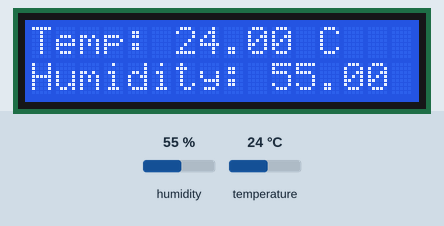
Recording of a sketch running on a simulated Arduino Uno, built with avr-gcc and run on an emulated ATmega328P. Shown: 16×2 character LCD. The test bench sets the inputs (shaded band); at power-on: humidity 55 %, temperature 24 °C. What the sketch prints to the serial monitor is not drawn.

Above: at 1.2 s.
1.3 s: humidity set to 22 %
At 3.3 s:
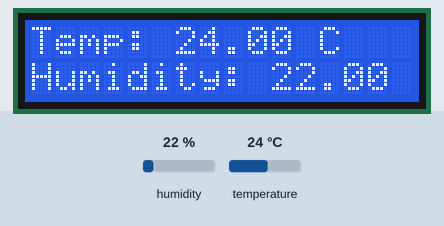
4.1 s: temperature set to 12 °C
At 4.6 s:
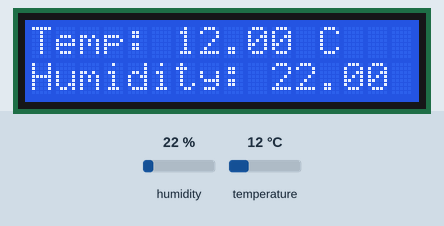
6.9 s: humidity set to 40 %
At 9.4 s:
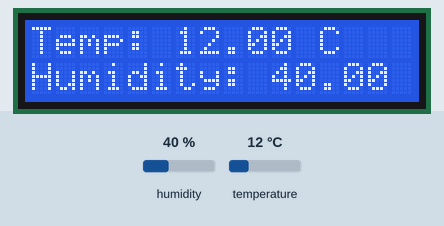
9.8 s: temperature set to 19 °C
At 11.8 s:
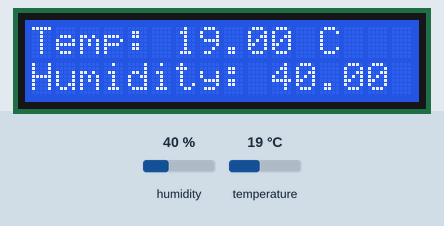
Timing chart, 0 to 13.3 s (numbered marks = the images above; inputs shaded):
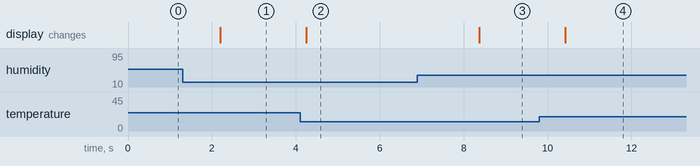

The sketch:

MembacaSensorDanSuhuMenggunakanLCD.ino
```cpp
#include <Wire.h>
#include <LiquidCrystal_I2C.h>
#include <DHT.h>

#define DHTPIN 2       // Pin data DHT11/DHT22
#define DHTTYPE DHT11  // Ganti dengan DHT22 jika menggunakan DHT22

DHT dht(DHTPIN, DHTTYPE);
LiquidCrystal_I2C lcd(0x27, 16, 2);  // Alamat I2C biasanya 0x27 atau 0x3F

void setup() {
  Serial.begin(9600);
  dht.begin();

  // Inisialisasi LCD
  lcd.begin(16, 2);
  lcd.backlight();
  lcd.setCursor(0, 0);
  lcd.print("Membaca Sensor...");
}

void loop() {
  // Membaca suhu dan kelembaban
  float humidity = dht.readHumidity();
  float temperature = dht.readTemperature();

  // Jika pembacaan gagal, tampilkan pesan error
  if (isnan(humidity) || isnan(temperature)) {
    Serial.println("Failed to read from DHT sensor!");
    lcd.setCursor(0, 0);
    lcd.print("Sensor Error     ");
    return;
  }

  // Menampilkan hasil di Serial Monitor
  Serial.print("Humidity: ");
  Serial.print(humidity);
  Serial.print(" %\t");
  Serial.print("Temperature: ");
  Serial.print(temperature);
  Serial.println(" *C");

  // Menampilkan hasil di LCD
  lcd.clear();
  lcd.setCursor(0, 0);
  lcd.print("Temp: ");
  lcd.print(temperature);
  lcd.print(" C");

  lcd.setCursor(0, 1);
  lcd.print("Humidity: ");
  lcd.print(humidity);
  lcd.print(" %");

  delay(2000); // Pembaruan setiap 2 detik
}
```

Measured:
- after the input at 1.3 s, the display: changes after 0.90 s (image 1)
- after the input at 4.1 s, the display: changes after 0.15 s (image 2)
- after the input at 6.9 s, the display: changes after 1.5 s (image 3)
- after the input at 9.8 s, the display: changes after 0.62 s (image 4)
